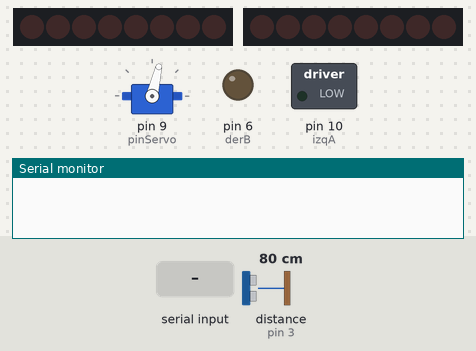
Simulated run of this sketch. Board: Arduino Uno, built with avr-gcc and run on an emulated ATmega328P. Shown: 2 × 8 shift-register outputs drawn as a row of LEDs (first output left, lit = HIGH), servo, switched loads named in the sketch (green lamp = pin HIGH), output pins drawn as LEDs (lit = HIGH), the last lines printed to the serial monitor. Wiring (inferred from the names in the program): 2 × shift register (74HC595): data pin 13, shift clock pin 8, latch pin 12 / data pin 5, shift clock pin 2, latch pin 11. Wiring (inferred from the signals the program sends): 2 × row of LEDs: on Q0, Q1, Q2, Q3, Q4, Q5, Q6, Q7 / on Q0, Q1, Q2, Q3, Q4, Q5, Q6, Q7. The inputs (shaded band) are chosen by the test bench; at power-on: distance to the obstacle (sensor on pin 3) 80 cm. The echo pulse lasts 58.3 µs per cm; pins used as bus, display or sensor lines are not drawn.

Above: at 1.2 s.
1.3 s: "4" received over Serial
At 1.45 s:
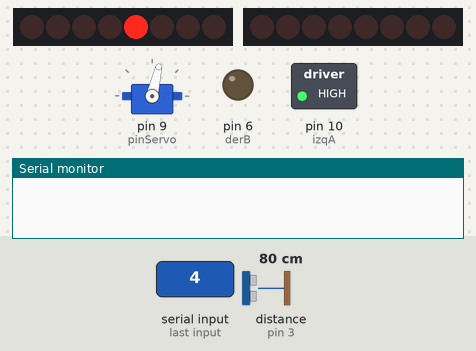
3.4 s: "2" received over Serial
At 3.85 s:
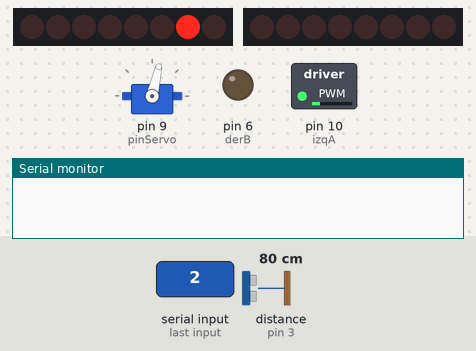
5.8 s: "r" received over Serial
At 6.25 s:
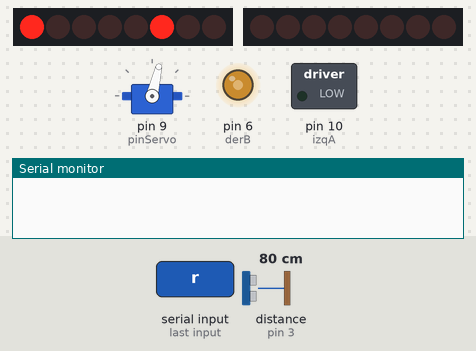
8.2 s: "a" received over Serial
At 8.65 s:
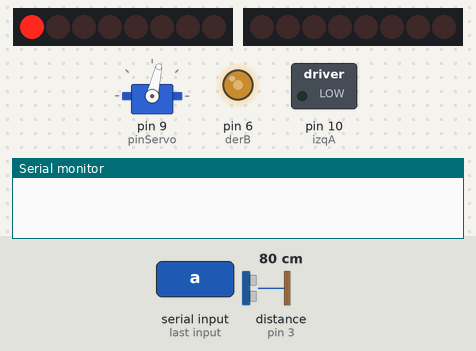
10.6 s: byte 54 ('6') received over Serial
At 11.8 s:
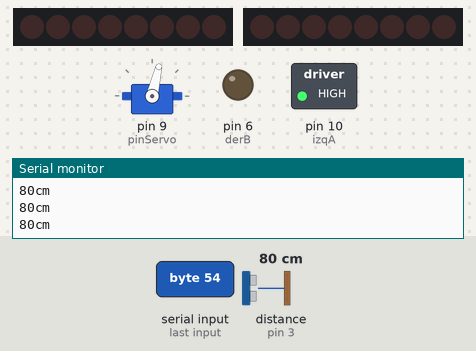
12.1 s: "3" received over Serial
At 13.4 s:
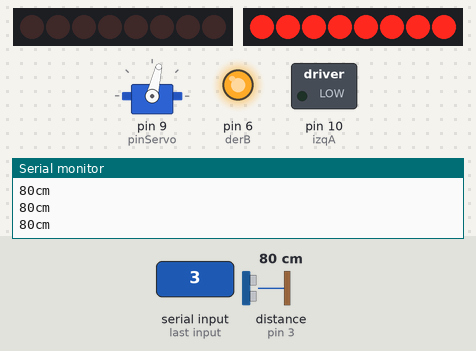
Timing chart, 0 to 14.6 s (numbered marks = the images above; inputs shaded):
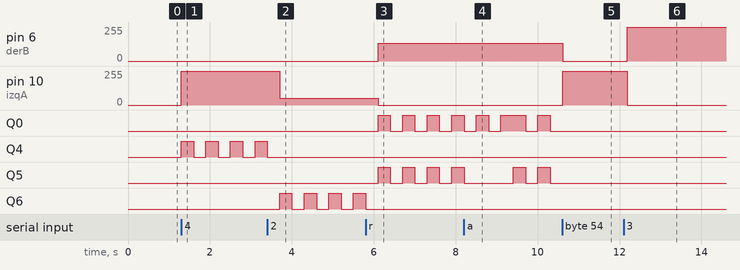

Measured:
- after the input at 1.3 s, pin 10 (izqA): 0/255 → 255/255 at once; Q4: alternates HIGH for 0.30 s and LOW for 0.30 s, starting at once
- after the input at 3.4 s, pin 10 (izqA): 255/255 → 50/255 after 0.30 s
- after the input at 5.8 s, pin 6 (derB): 0/255 → 135/255 after 0.30 s; pin 10 (izqA): 50/255 → 0/255 after 0.30 s
- after the input at 10.6 s, pin 6 (derB): 135/255 → 0/255 at once; pin 10 (izqA): 0/255 → 255/255 at once
- after the input at 12.1 s, pin 6 (derB): 0/255 → 255/255 after 0.09 s; pin 10 (izqA): 255/255 → 0/255 after 0.09 s

The sketch:

Arduino2.ino
```cpp
#include <Servo.h>

//Victor Rivera
/*
     1 arriba
     2 abajo
     3 izquierda
     4 derecha
     5 para
     6 automatico
 */
int clockPin = 8;        //Pin SH_CP pin 11 del 74hc595
int latchPin = 12;        //Pin ST_CP pin 12 del 74hc595
int dataPin = 13;
int izqA = 10;
int izqB = 11;
int derA = 5;
int derB = 6;
int pinServo = 9;
int vel = 255; // Velocidad de los motores (0-255)
int estado=0;
int pulsoMin = 750;
int pulsoMax = 2550;
int cont=0;

#define pinTrig 2
#define pinEcho 3
int duracion=0;
int distancia=0;
int aux;

Servo miServo;

void setup()  {
  miServo.attach(pinServo, pulsoMin, pulsoMax);
  Serial.begin(9600);
  pinMode(derA, OUTPUT);
  pinMode(derB, OUTPUT);
  pinMode(izqA, OUTPUT);
  pinMode(izqB, OUTPUT);
  pinMode(pinTrig, OUTPUT);
  pinMode(pinEcho, INPUT);
  pinMode(latchPin, OUTPUT);
  pinMode(clockPin, OUTPUT);
  pinMode(dataPin, OUTPUT);
  digitalWrite(latchPin, LOW) ;
   shiftOut(dataPin, clockPin, MSBFIRST, 0);
   digitalWrite(latchPin, HIGH) ;
 }

void loop()  {

if(estado==0){
  estado='5';}
aux=estado;
  if(Serial.available()>0){

estado = Serial.read();

}
if(estado=='1'){
  // Frente 2 segundos
    analogWrite(derB, 0);
    analogWrite(izqB, 0);
    analogWrite(derA, vel);
    analogWrite(izqA, vel);
}
if(estado=='3'){
  // Reversa 2 segundos
    analogWrite(derA, 0);
    analogWrite(izqA, 0);
    analogWrite(derB, vel);
    analogWrite(izqB, vel);
}
    if(estado=='4'){
  // Izquierda 0,5 segundos
    analogWrite(derB, 0);
    analogWrite(izqB, 0);
    analogWrite(derA, 50);
    analogWrite(izqA, vel);
    digitalWrite(latchPin, LOW) ;
   shiftOut(dataPin, clockPin, MSBFIRST, B00010000);
   digitalWrite(latchPin, HIGH) ;
   delay(300);
     digitalWrite(latchPin, LOW) ;
    shiftOut(dataPin, clockPin, MSBFIRST, B00000000);
    digitalWrite(latchPin, HIGH) ;
    delay(300);

    }
    if(estado=='2'){
  // Derecha 0,5 segundos
    analogWrite(derB, 0);
    analogWrite(izqB, 0);
    analogWrite(derA, vel);
    analogWrite(izqA, 50);
    digitalWrite(latchPin, LOW) ;
   shiftOut(dataPin, clockPin, MSBFIRST, B01000000);
   digitalWrite(latchPin, HIGH) ;
   delay(300);
    digitalWrite(latchPin, LOW) ;
    shiftOut(dataPin, clockPin, MSBFIRST, B00000000);
    digitalWrite(latchPin, HIGH) ;
    delay(300);
   }

    if(estado=='5'){
  // Detiene los Motores
    analogWrite(derB, 0);
    analogWrite(izqB, 0);
    analogWrite(derA, 0);
    analogWrite(izqA, 0);
    }

if(estado=='l'){
  digitalWrite(latchPin, LOW) ;
   shiftOut(dataPin, clockPin, MSBFIRST, B10000000);
   digitalWrite(latchPin, HIGH) ;
}

if(estado=='m'){
  digitalWrite(latchPin, HIGH) ;
   shiftOut(dataPin, clockPin, MSBFIRST, B00000000);
   digitalWrite(latchPin, LOW);
}

if(estado=='r'){
  // Reversa 2 segundos
    analogWrite(derA, 0);
    analogWrite(izqA, 0);
    analogWrite(derB, 135);
    analogWrite(izqB, 135);
    digitalWrite(latchPin, LOW) ;
    shiftOut(dataPin, clockPin, MSBFIRST, B00100001);
    digitalWrite(latchPin, HIGH) ;
    delay(300);
     digitalWrite(latchPin, LOW) ;
    shiftOut(dataPin, clockPin, MSBFIRST, B00000000);
    digitalWrite(latchPin, HIGH) ;
    delay(300);
}

if(estado=='a'){

    digitalWrite(latchPin, LOW) ;
    shiftOut(dataPin, clockPin, MSBFIRST, B00000001);
    digitalWrite(latchPin, HIGH) ;
    delay(300);
    digitalWrite(latchPin, LOW) ;
    shiftOut(dataPin, clockPin, MSBFIRST,0);
    digitalWrite(latchPin, HIGH) ;
    delay(300);
     digitalWrite(latchPin, LOW) ;
    shiftOut(dataPin, clockPin, MSBFIRST, B00000001);
    digitalWrite(latchPin, HIGH) ;
    delay(300);
    estado=aux;
}

if(estado=='s'){

    digitalWrite(latchPin, LOW) ;
    shiftOut(dataPin, clockPin, MSBFIRST, B00000001);
    digitalWrite(latchPin, HIGH) ;
    delay(50);
    digitalWrite(latchPin, LOW) ;
    shiftOut(dataPin, clockPin, MSBFIRST,0);
    digitalWrite(latchPin, HIGH) ;
    delay(100);
     digitalWrite(latchPin, LOW) ;
    shiftOut(dataPin, clockPin, MSBFIRST, B00000001);
    digitalWrite(latchPin, HIGH) ;
    delay(50);
    estado=aux;

}


if(estado=='6'){
digitalWrite(pinTrig, LOW);
delayMicroseconds(2);
digitalWrite(pinTrig, HIGH);
delayMicroseconds(10);
digitalWrite(pinTrig, LOW);
duracion = pulseIn(pinEcho, HIGH);
distancia = (duracion/2) / 29;

if (distancia <= 20 && distancia >3){

Serial.print(distancia);
Serial.println("cm");
Serial.println("Alarma.......");
//digitalWrite(pinZum, HIGH);

        analogWrite(derB, 0);                  // Parar los motores por 200 mili segundos
        analogWrite(izqB, 0);
        analogWrite(derA, 0);
        analogWrite(izqA, 0);

        miServo.write(0);
        delay(1000);

        digitalWrite(pinTrig, LOW);
        delayMicroseconds(2);
        digitalWrite(pinTrig, HIGH);
        delayMicroseconds(10);
        digitalWrite(pinTrig, LOW);
        duracion = pulseIn(pinEcho, HIGH);
        distancia = (duracion/2) / 29;

        // sets the servo position according to the scaled value

               if (distancia <= 40  && distancia >3){

                 miServo.write(154);
                 delay(1000);

                  digitalWrite(pinTrig, LOW);
                  delayMicroseconds(2);
                  digitalWrite(pinTrig, HIGH);
                  delayMicroseconds(10);
                  digitalWrite(pinTrig, LOW);
                  duracion = pulseIn(pinEcho, HIGH);
                  distancia = (duracion/2) / 29;


                         if (distancia <= 45  && distancia >3){

                          digitalWrite(derB, 0);
                          digitalWrite(izqB, 100);
                          digitalWrite(derA, 0);
                          digitalWrite(izqA, 0);
                          delay(1500);

                         digitalWrite(derB, 0);
                         digitalWrite(izqB, 0);
                         digitalWrite(derA, 70);
                         digitalWrite(izqA, 70);

                         miServo.write(78);
                         delay(800);
                        }
                        else if (distancia >2 ){

                         digitalWrite(derB, 0);
                         digitalWrite(izqB, 0);
                         digitalWrite(derA, 0);
                         analogWrite(izqA, 70);
                         delay(1200);

                         digitalWrite(derB, 0);
                         digitalWrite(izqB, 0);
                         digitalWrite(derA, 70);
                         digitalWrite(izqA, 70);

                         miServo.write(78);
                         delay(800);

                        }
                delay(100);
                }

               else if (distancia >2 ){

                 digitalWrite(derB, 0);
                  digitalWrite(izqB, 0);
                  analogWrite(derA, 100);
                  digitalWrite(izqA, 0);
                  delay(1200);

                 digitalWrite(derB, 0);
                 digitalWrite(izqB, 0);
                 digitalWrite(derA, 70);
                 digitalWrite(izqA, 70);

                 miServo.write(77);
                 delay(800);

                }

          delay(100);

}

else if (distancia >2){

    Serial.print(distancia);
    Serial.println("cm");

             digitalWrite(derB, 0);
             digitalWrite(izqB, 0);
             digitalWrite(derA, 70);
             digitalWrite(izqA, 70);

    }


   delay(100);

}

miServo.write(77);

}
```
